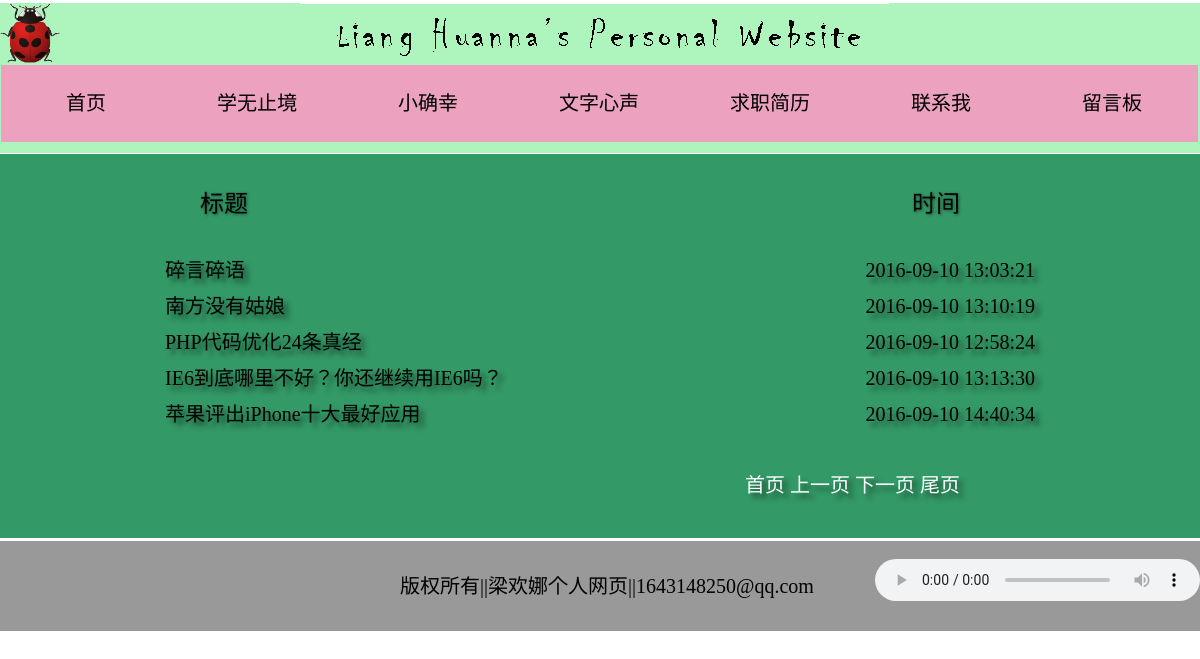
/more.php, run on the app's committed database.
### tables this page shows
CREATE TABLE `news` (  `id` int(5) NOT NULL auto_increment,  `lm1` varchar(20) NOT NULL,  `lm2` varchar(20) NOT NULL,  `lm3` varchar(20) NOT NULL,  `title` varchar(20) NOT NULL,  `content` text NOT NULL,  `time` varchar(20) NOT NULL,  `hit` int(20) NOT NULL,  `adduser` varchar(20) NOT NULL,  PRIMARY KEY  (`id`));

### more.php (the view, shortened to what this page needs)
<?php
$page_size=6;
$sql="select count(*) from news order by id desc";
$query=mysql_query($sql);
$res=mysql_fetch_row($query);
$recordcount=$res[0];
$pagecount=ceil($recordcount/$page_size);
if (empty($_GET['page'])) {
    $cur_page=1;
}else {if ($_GET['page']>=$pagecount) {
    $cur_page=$pagecount;
}else if ($_GET['page']<=1) {
    $cur_page=1;
}else{
$cur_page=$_GET['page'];
}
}
$star_value=($cur_page-1)*$page_size;
$sql="select * from news limit $star_value,$page_size ";
?>
<!DOCTYPE html PUBLIC "-//W3C//DTD XHTML 1.0 Transitional//EN" "http://www.w3.org/TR/xhtml1/DTD/xhtml1-transitional.dtd">
<html xmlns="http://www.w3.org/1999/xhtml">
<head>
<link rel="stylesheet" href="css/more.css" />
</head>
<body>
<div>
<div class="header">
    <div class="my">
        <div><img src="image/logo.png" class="logo" /></div>
        <div class="biaoti"><img src="image/my_01_02.gif" class="biaoti_img" /></div>
    </div>
    <div class="top">
         <div class="daohang">
           <ul>
              <li id="txt1"><a href="index.php" target="_self">首页</a></li>
              <li id="txt2"><a href="about me.html" target="_self">学无止境</a></li>
              <li id="txt3"><a href="happy.html" target="_self">小确幸</a></li>
              <li id="txt4"><a href="doing.html" target="_self">文字心声</a></li>
              <li id="txt5"><a href="resume.html" target="_self">求职简历</a></li>
              <li id="txt6"><a href="calling.html" target="_self">联系我</a></li>
              <li id="txt7"><a href="houtai/liuyan/guestbookdemo.php" target="_self">留言板</a></li>
           </ul>
         </div>
    </div>
</div>
<div class="news">
<div class="table">
 <a class="left">标题</a><a class="right">时间</a>
        <?php
$query=mysql_query($sql) or die(mysql_error());
while($res=mysql_fetch_assoc($query)){
        ?>
        <ul>
		<a href='news_content.php?id=<?php echo $res[id]?>' target='_blank'>
			<li><?php echo $res[title];?>
			<span><?php echo $res[time];?></span>
            </li></a>
        </ul>
            <?php
}
?>
 <div class="ti">
<?php
if ($cur_page==1) {
?>
首页
上一页
<a href='more.php?page=<?php echo $cur_page+1; ?>'>下一页</a>
<a  href='more.php?page=<?php echo $pagecount;?>'>尾页</a>
<?php
}else {
?>  <a href='more.php?page=1'>首页</a>
<a href='more.php?page=<?php echo $cur_page-1; ?>'>上一页</a>
<a href='more.php?page=<?php echo $cur_page+1; ?>'>下一页</a>
<a  href='more.php?page=<?php echo $pagecount?>'>尾页</a>
<?php
}
?>
</div>
</div>
</div>
<div class="banquan">
<div id="music_bg">
  	<audio src="music/tr.mp3" style="width:325px; height:42px;"  controls autoplay="true"/>
	</div>
<a>版权所有||梁欢娜个人网页||1643148250@qq.com</a></div>
</div>
</body>
</html>

### css/more.css (style rules this page uses)
body { padding:0; margin:0; font-size:14px; width:1200px; height:643px; background:white; margin:0 auto; }
p,li,ul,ol,h1,h2,h3,h4,h5,h6,div { padding:0; margin:0; }
.biaoti { width:600px;height:65px;margin: 0 auto; }
#music_bg { float:right; margin-top:18px; }
ul li { list-style: none; }
.header { width:1200px; height:150px; background:#adf5bc; margin:0 auto; margin-top: 3px; position: relative; }
.my { background:#adf5bc; margin-top:3px; margin-bottom: -3px; width: 1200px; }
.logo { position:fixed; width:60px; height:60px; position: fixed; z-index: 3000; }
.daohang { width:1200px; height:63px; }
.daohang ul { width:1200px; margin-left:1px; }
.daohang ul li { display:block; float:left; width:171px; height:77px; background:#eca1bf; text-decoration: none; margin:0px; }
.daohang ul li a { display:block; font-size:20px; width:170px; height:77px; text-decoration: none; text-align: center; line-height: 77px; font-family:宋体; color:#000; }
.table { background:#396; margin-top:1px; }
.left { font-size: 24px; font-family:宋体; float: left; margin:30px 0 30px 200px; }
.right { font-size: 24px; font-family:宋体; margin:30px 240px 30px 0px; float:right; }
.table ul { clear: both; }
.table a { text-decoration: none; color:#000; font-family:宋体; text-shadow: 1px 1px 3px rgba(0,0,0,0.5); }
.table ul li { color: #000; font-size: 20px; padding-left: 165px; line-height: 1.5; padding-top: 6px; transition: 0.5s all; text-shadow: 5px 5px 5px rgba(0,0,0,.5); }
.table ul li span { display: block; float: right; margin-right: 165px; }
.ti { margin-top:40px; padding-bottom:40px; color: #FFF; font-size: 20px; font-family:宋体; text-shadow: 5px 5px 5px rgba(0,0,0,.5); text-align:right; margin-right: 240px; }
.ti a { color: #FFF; text-shadow: 5px 5px 5px rgba(0,0,0,.5); }
.banquan { width:1200px; height:90px; margin:0 auto; background:#999; position: absolute; margin-top:3px; }
.banquan a { line-height:90px; padding-left:400px; font-size:20px; font-family:宋体; }

### data on the page
news: title "碎言碎语", time "2016-09-10 13:03:21"
news: title "南方没有姑娘", time "2016-09-10 13:10:19"
news: title "PHP代码优化24条真经", time "2016-09-10 12:58:24"
news: title "IE6到底哪里不好？你还继续用IE6吗？", time "2016-09-10 13:13:30"
news: title "苹果评出iPhone十大最好应用", time "2016-09-10 14:40:34"
